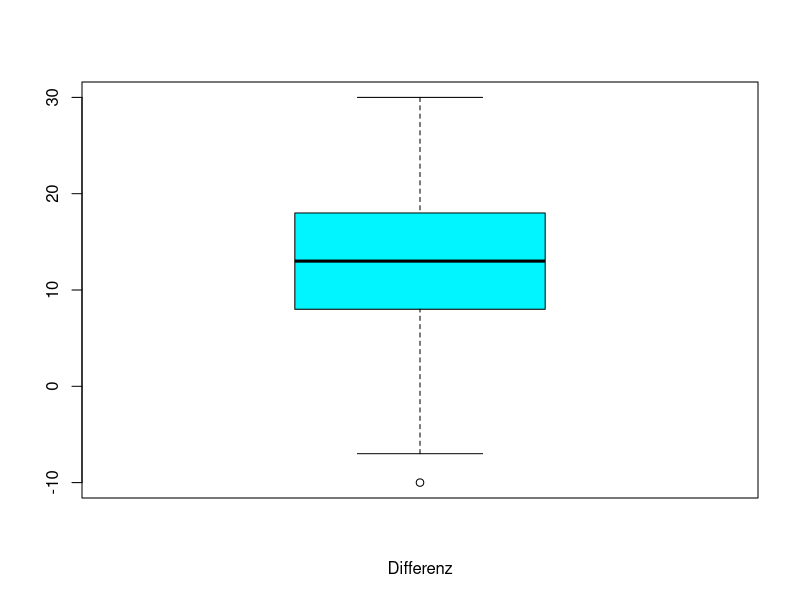
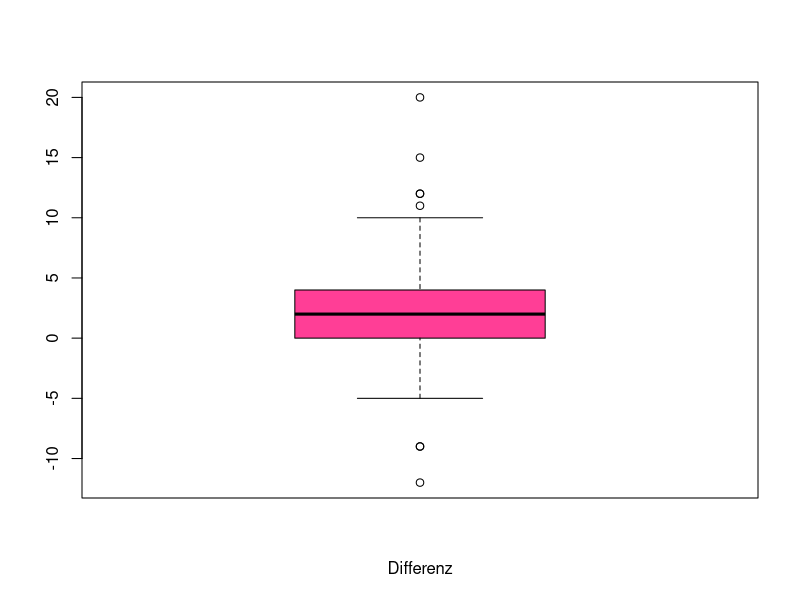

R code for these plots, in order:
# Wir haben aus eigener Erfahrung das Gefühl, dass bei Ehepaaren der Mann
# eher älter als die Frau ist.
# Nun wollen wir statistisch untersuchen, ob dem so ist.

# In einer Untersuchung in England wurden das Alter (in Jahren) und
# die Körpergrösse (in cm) von 170 Ehepaaren untersucht.

# a) Lesen Sie die Datei mannfrau.csv ein.
temp <- read.csv("SW02/Homework/mannfrau.csv")

boxplot(temp[, "groesse.mann"] - temp[, "groesse.frau"],
        xlab = "Differenz",
        col = "turquoise1"
)

# b) Erstellen Sie einen Boxplot für die Differenz des Alters
# zwischen Ehemännern und Ehefrauen.
boxplot(temp[, "alter.mann"] - temp[, "alter.frau"],
        xlab = "Differenz",
        col = "violetred1"
)

# c) Interpretieren Sie im Boxplot den Median und die Quartile.
# Was können Sie über die Ausreisser sagen?

# Der Median ist etwa 2. Somit ist die Alterdifferenz bei der Hälfte der Ehepaaren kleiner als zwei und die andere Hälfte grösser als 2.
# Das untere Quartil ist bei ungefähr 0, d. h. bei 25 % aller untersuchten Ehepaare ist die Frau älter als der Mann.
# Das obere Quartil bei 5, d. h. bei 25 % aller untersuchten Ehepaare ist der Mann mehr als 5 Jahre älter als die Frau.
# Die Hälfte aller Ehepaare hat also ein Altersunterschied (Mann älter als Frau) zwischen 0 und 5 Jahren.
# Der maximale Unterschied ist 20 Jahre und das Minimum −10. In einem Fall war also die Frau mehr als 10 Jahre älter als der Mann.
